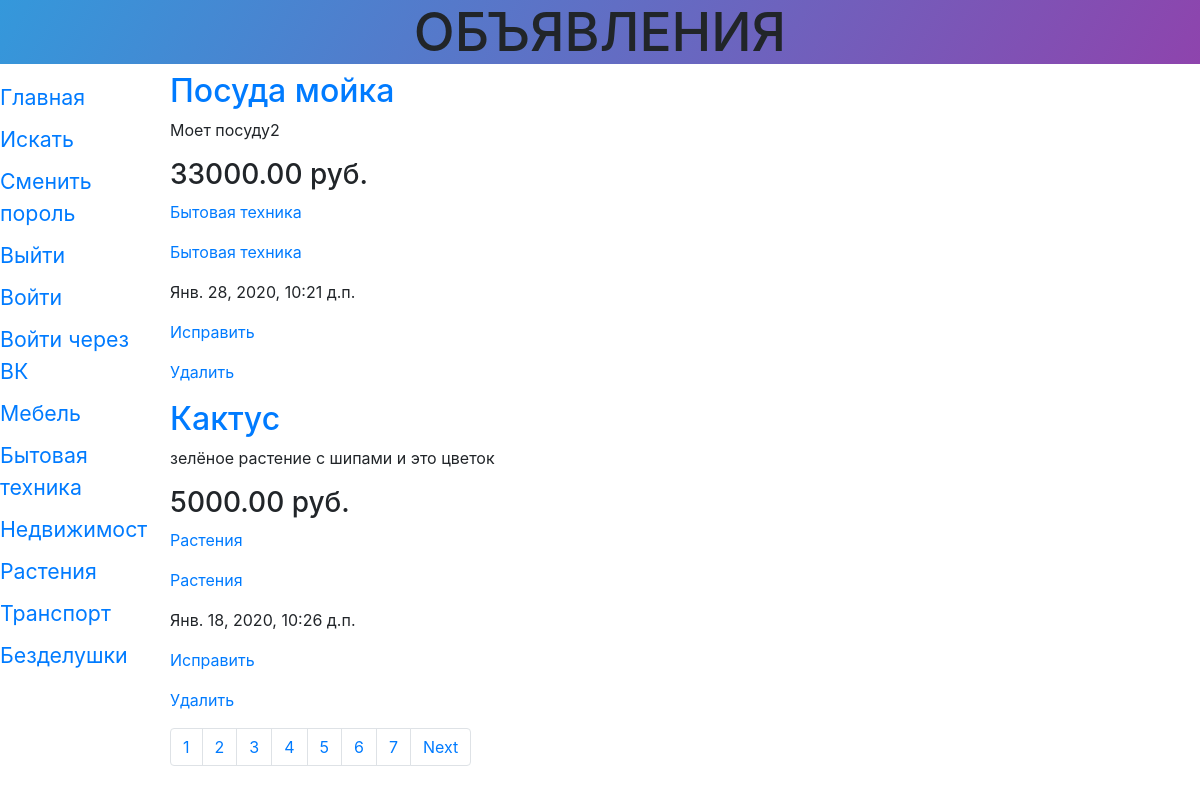
Page /storys/ on the committed database.
### storys/models.py (models this page shows, shortened)
class Rubric(models.Model):
	name = models.CharField(max_length=20, db_index=True, verbose_name = 'Название')
	order = models.SmallIntegerField(default = 0, db_index=True)
	class Meta():
		verbose_name_plural = 'Рубрики'
		verbose_name = 'Рубрика'
		ordering = ['order','name']

class Story(models.Model):
	title = models.CharField(max_length=50, verbose_name='Товар')
	content = models.TextField(null = True, blank=True, verbose_name='Описание')
	price = models.FloatField(null = True, blank=True, verbose_name='Цена')
	published = models.DateTimeField(auto_now_add=True, db_index=True, verbose_name='Опубликовано')
	rubric = models.ForeignKey('Rubric', null=True, on_delete = models.PROTECT,verbose_name = 'Рубрика',
		related_name='entries', related_query_name='entry')
	class Meta():
		verbose_name_plural = 'Объявления'
		verbose_name = 'Объявление'
		ordering = ['-published']

### storys/views.py (the view)
# urls.py: path('', index , name = 'index'),
def index(request):
		rubrics = Rubric.objects.all()
		bbs = Story.objects.all()
		paginator = Paginator(bbs, 2)
		if 'page' in request.GET:
			page_num = request.GET['page']
		else:
			page_num = 1
		page = paginator.get_page(page_num)
		context = {'rubrics': rubrics, 'page':page, 'bbs':page}
		return render(request, 'storys/index.html', context)

### storys/templatetags/filtersandtags.py (called while the page is built)
def currency(value, name='руб.'):
	return '%1.2f %s' % (value, name)

@register.inclusion_tag('tags/ulist.html')
def ulist(*args):
	return {'items':args}

### storys/templates/storys/index.html (shortened to what this page needs)
{% extends "layout/basic.html" %}
{% load filtersandtags %}
{%block content%}
{%for bb in bbs.object_list%}
	<h2><a href="{% url 'detail' pk=bb.pk%}">{{bb.title}}</a></h2>
	<p>{{bb.content}}</p>
	<h3>{{bb.price|currency }}</h3>
	<p><a href="{% url 'by_rubric' bb.rubric.pk%}">
	{{bb.rubric.name}}</a></p>
	<p><a href="{% url 'bbs' bb.rubric.pk%}">
	{{bb.rubric.name}}</a></p>
	<p>{{bb.published|date:'DATETIME_FORMAT'}}</p>
	<p><a href="{% url 'edit' pk=bb.pk%}">Исправить</a></p>
	<p><a href="{% url 'delete' pk=bb.pk %}">Удалить</a></p>
	 {% empty %}
	  <h1>No comment</h1>
{%endfor%}
<ul class="pagination">
	{% for n in bbs.paginator.page_range%}
	<li class="page-item">
		<a class="page-link" href="?page={{n}}">{{n}}</a>
	</li>
	{%endfor%}
	{% if page.has_next %}
	<li class="page-item">
      <a class="page-link" href="?page={{page.next_page_number}}">Next</a>
    </li>
	</ul>
	{% endif %}
{%endblock%}

### storys/templates/layout/basic.html (shortened to what this page needs)
{%load static%}
{%load cache%}
<!DOCTYPE html>
<html lang="ru-RU">
<head>
	<link rel="stylesheet" href="https://stackpath.bootstrapcdn.com/bootstrap/4.3.1/css/bootstrap.min.css">
	<link rel="stylesheet" type="text/css" href="{% static 'storys/style.css'%}">
</head>
<body>
	<header>
		<h1>Объявления</h1>
	</header>
	{% cache 300 navbar%}
	<nav>
		<a href="{% url 'index'%}">Главная</a>
		<a href="{% url 'search'%}">Искать</a>
		<a href="{% url 'password_change'%}">Сменить пороль</a>
		<a href="{% url 'logout'%}">Выйти</a>
	{%endcache%}
		{% if user.is_authenticated %}
		{%else%}
		<a href="{% url 'login'%}">Войти</a>
		<a href="{% url 'social:begin' 'vk-oauth2'%}">Войти через ВК</a>
		{%endif%}
		{% for rubric in rubrics%}
		<a href="{% url 'by_rubric' rubric.pk %}">
		{{rubric.name}}</a>
		{%endfor%}
	</nav>
	<section>
		{%block content%}{%endblock%}
	</section>
</body>
</html>

### storys/static/storys/style.css (style rules this page uses)
header h1 { background-image: linear-gradient(120deg,#3498db,#8e44ad); font-size: 40pt; text-transform: uppercase; text-align: center; }
nav { font-size: 16pt; width: 150px; float: left; }
nav a { display: block; margin: 10px 0px; }
section { margin-left: 170px; }

### rows in the picture
Rubric: name "Мебель"
Rubric: name "Бытовая техника"
Rubric: name "Недвижимост"
Rubric: name "Растения"
Rubric: name "Транспорт"
Rubric: name "Безделушки"
Story: title "Посуда мойка", content "Моет посуду2", price "33000.00 руб.", rubric.name "Бытовая техника", published "Янв. 28, 2020, 10:21 д.п."
Story: title "Кактус", content "зелёное растение с шипами и это цветок", price "5000.00 руб.", rubric.name "Растения", published "Янв. 18, 2020, 10:26 д.п."

### other values in the picture
{{ n }} "1" "2" "3" "4" "5" "6" "7"
